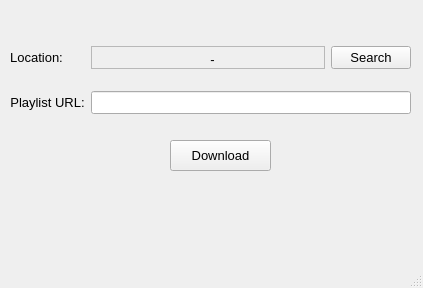
<?xml version="1.0" encoding="UTF-8"?>
<ui version="4.0">
 <class>MainWindow</class>
 <widget class="QMainWindow" name="MainWindow">
  <property name="enabled">
   <bool>true</bool>
  </property>
  <property name="geometry">
   <rect>
    <x>0</x>
    <y>0</y>
    <width>423</width>
    <height>284</height>
   </rect>
  </property>
  <property name="sizePolicy">
   <sizepolicy hsizetype="Fixed" vsizetype="Fixed">
    <horstretch>0</horstretch>
    <verstretch>0</verstretch>
   </sizepolicy>
  </property>
  <property name="windowTitle">
   <string>MainWindow</string>
  </property>
  <widget class="QWidget" name="centralwidget">
   <property name="minimumSize">
    <size>
     <width>423</width>
     <height>266</height>
    </size>
   </property>
   <widget class="QWidget" name="gridLayoutWidget">
    <property name="geometry">
     <rect>
      <x>10</x>
      <y>30</y>
      <width>401</width>
      <height>101</height>
     </rect>
    </property>
    <layout class="QGridLayout" name="gridLayout">
     <property name="leftMargin">
      <number>0</number>
     </property>
     <item row="0" column="0">
      <widget class="QLabel" name="LocationLabel">
       <property name="sizePolicy">
        <sizepolicy hsizetype="Fixed" vsizetype="Preferred">
         <horstretch>0</horstretch>
         <verstretch>0</verstretch>
        </sizepolicy>
       </property>
       <property name="font">
        <font>
         <pointsize>10</pointsize>
         <weight>50</weight>
         <bold>false</bold>
        </font>
       </property>
       <property name="text">
        <string>Location:</string>
       </property>
       <property name="alignment">
        <set>Qt::AlignCenter</set>
       </property>
      </widget>
     </item>
     <item row="1" column="0">
      <widget class="QLabel" name="UrlLabel">
       <property name="sizePolicy">
        <sizepolicy hsizetype="Fixed" vsizetype="Preferred">
         <horstretch>0</horstretch>
         <verstretch>0</verstretch>
        </sizepolicy>
       </property>
       <property name="font">
        <font>
         <pointsize>10</pointsize>
        </font>
       </property>
       <property name="text">
        <string>Playlist URL:</string>
       </property>
       <property name="alignment">
        <set>Qt::AlignCenter</set>
       </property>
      </widget>
     </item>
     <item row="0" column="2">
      <widget class="QPushButton" name="SearchBtn">
       <property name="font">
        <font>
         <pointsize>10</pointsize>
        </font>
       </property>
       <property name="text">
        <string>Search</string>
       </property>
      </widget>
     </item>
     <item row="1" column="1" colspan="2">
      <widget class="QLineEdit" name="UrlEntry">
       <property name="sizePolicy">
        <sizepolicy hsizetype="Expanding" vsizetype="Maximum">
         <horstretch>0</horstretch>
         <verstretch>0</verstretch>
        </sizepolicy>
       </property>
       <property name="font">
        <font>
         <pointsize>10</pointsize>
        </font>
       </property>
       <property name="alignment">
        <set>Qt::AlignCenter</set>
       </property>
      </widget>
     </item>
     <item row="0" column="1">
      <widget class="QScrollArea" name="scrollArea">
       <property name="sizePolicy">
        <sizepolicy hsizetype="Expanding" vsizetype="Ignored">
         <horstretch>0</horstretch>
         <verstretch>0</verstretch>
        </sizepolicy>
       </property>
       <property name="verticalScrollBarPolicy">
        <enum>Qt::ScrollBarAlwaysOff</enum>
       </property>
       <property name="horizontalScrollBarPolicy">
        <enum>Qt::ScrollBarAsNeeded</enum>
       </property>
       <property name="widgetResizable">
        <bool>true</bool>
       </property>
       <widget class="QWidget" name="scrollAreaWidgetContents">
        <property name="geometry">
         <rect>
          <x>0</x>
          <y>0</y>
          <width>240</width>
          <height>22</height>
         </rect>
        </property>
        <widget class="QLabel" name="LocationDisplayLabel">
         <property name="geometry">
          <rect>
           <x>0</x>
           <y>0</y>
           <width>241</width>
           <height>24</height>
          </rect>
         </property>
         <property name="sizePolicy">
          <sizepolicy hsizetype="Expanding" vsizetype="Preferred">
           <horstretch>0</horstretch>
           <verstretch>0</verstretch>
          </sizepolicy>
         </property>
         <property name="font">
          <font>
           <pointsize>10</pointsize>
          </font>
         </property>
         <property name="text">
          <string>-</string>
         </property>
         <property name="alignment">
          <set>Qt::AlignCenter</set>
         </property>
        </widget>
       </widget>
      </widget>
     </item>
    </layout>
   </widget>
   <widget class="QPushButton" name="DownloadBtn">
    <property name="geometry">
     <rect>
      <x>170</x>
      <y>140</y>
      <width>101</width>
      <height>31</height>
     </rect>
    </property>
    <property name="sizePolicy">
     <sizepolicy hsizetype="Expanding" vsizetype="Expanding">
      <horstretch>0</horstretch>
      <verstretch>0</verstretch>
     </sizepolicy>
    </property>
    <property name="font">
     <font>
      <pointsize>10</pointsize>
      <weight>50</weight>
      <bold>false</bold>
     </font>
    </property>
    <property name="text">
     <string>Download</string>
    </property>
   </widget>
  </widget>
  <widget class="QStatusBar" name="statusbar"/>
 </widget>
 <resources/>
 <connections/>
</ui>
